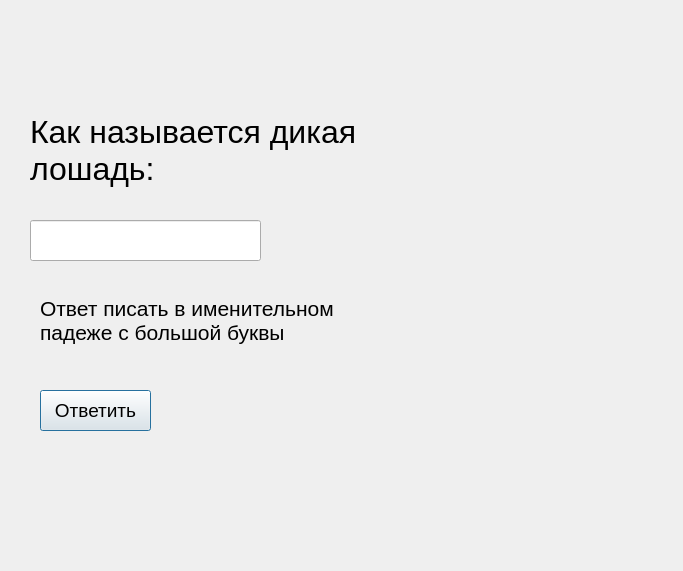
<?xml version="1.0" encoding="UTF-8"?>
<ui version="4.0">
 <class>Dialog</class>
 <widget class="QDialog" name="Dialog">
  <property name="geometry">
   <rect>
    <x>0</x>
    <y>0</y>
    <width>683</width>
    <height>571</height>
   </rect>
  </property>
  <property name="windowTitle">
   <string>Dialog</string>
  </property>
  <widget class="QLabel" name="label">
   <property name="geometry">
    <rect>
     <x>30</x>
     <y>70</y>
     <width>451</width>
     <height>161</height>
    </rect>
   </property>
   <property name="font">
    <font>
     <pointsize>24</pointsize>
    </font>
   </property>
   <property name="text">
    <string>Как называется дикая
лошадь:</string>
   </property>
  </widget>
  <widget class="QLineEdit" name="lineEdit">
   <property name="geometry">
    <rect>
     <x>30</x>
     <y>220</y>
     <width>231</width>
     <height>41</height>
    </rect>
   </property>
   <property name="font">
    <font>
     <pointsize>16</pointsize>
    </font>
   </property>
  </widget>
  <widget class="QPushButton" name="pushButton">
   <property name="geometry">
    <rect>
     <x>40</x>
     <y>390</y>
     <width>111</width>
     <height>41</height>
    </rect>
   </property>
   <property name="font">
    <font>
     <pointsize>14</pointsize>
    </font>
   </property>
   <property name="text">
    <string>Ответить</string>
   </property>
  </widget>
  <widget class="QLabel" name="label_2">
   <property name="geometry">
    <rect>
     <x>40</x>
     <y>280</y>
     <width>381</width>
     <height>81</height>
    </rect>
   </property>
   <property name="font">
    <font>
     <pointsize>16</pointsize>
    </font>
   </property>
   <property name="text">
    <string>Ответ писать в именительном
падеже с большой буквы</string>
   </property>
  </widget>
 </widget>
 <resources/>
 <connections/>
</ui>
